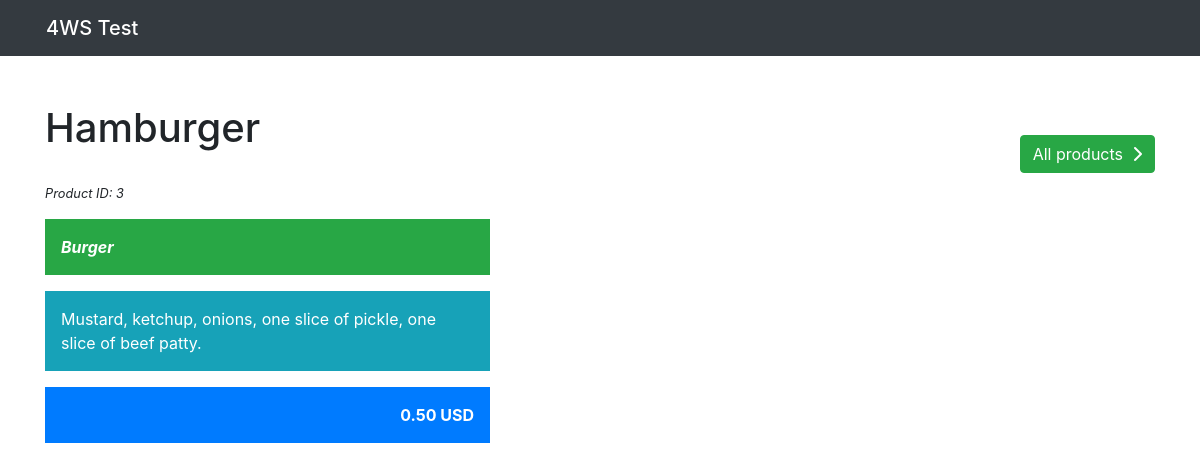
The app's page /product.php?id=3 with its own data.
### tables this page shows
CREATE TABLE `products` (
  `prod_id` int(11) NOT NULL,
  `prod_name` varchar(355) NOT NULL,
  `prod_descr` text NOT NULL,
  `prod_price` decimal(10,2) NOT NULL,
  `prod_cat` int(11) NOT NULL
);

CREATE TABLE `categories` (
  `cat_id` int(11) NOT NULL,
  `cat_name` varchar(255) NOT NULL,
  `cat_descr` text NOT NULL
);

### includes/getItem.php (called while the page is built)
<?php
    function getItem($id) {
        include('db.php');
        $getItemQuery = "SELECT * FROM products where prod_id = '$id'";
        $runGetItemQuery = mysqli_query($con, $getItemQuery);
        while ($rowItems = mysqli_fetch_array($runGetItemQuery)) {
            $oProduct = new stdClass();
            $oProduct->id = $id;
            $oProduct->name = $rowItems['prod_name'];
            $oProduct->descr = $rowItems['prod_descr'];
            $oProduct->price = $rowItems['prod_price'];
            $oProduct->cat = $rowItems['prod_cat'];
        }
        return $oProduct;
    }
?>

### includes/getCategories.php (called while the page is built, shortened)
<?php
    $getCategories = "select * from categories";
    $runCategories = mysqli_query($con, $getCategories);
    $categories = array();
    while ($rowCategories = mysqli_fetch_array($runCategories)) {
        $oCategory = new stdClass();
        $oCategory->id = $rowCategories['cat_id'];
        $oCategory->name = $rowCategories['cat_name'];
    }
?>

### includes/getCategoryName.php (called while the page is built)
<?php
    function getCategoryName($catId) {
        global $categories;
        foreach ($categories as $oCat) {
            if($oCat->id === $catId) {
                $catName = $oCat->name;
                return $catName;
            }
        }
    }
?>

### product.php (the view, shortened to what this page needs)
<!DOCTYPE>
<?php
    include('includes/db.php');
    include('includes/getItem.php');
    include('includes/getCategories.php');
    include('includes/getCategoryName.php');
    if (isset($_GET['id'])){
        $prodId = $_GET['id'];
        $oProduct = getItem($prodId);
        $prodName = $oProduct->name;
        $prodDescr = $oProduct->descr;
        $prodPrice = $oProduct->price;
        $prodCat = getCategoryName($oProduct->cat);
    }
?>
<html lang="en-US">
    <head>
        <?php include("includes/components/head.php"); ?>
    </head>
    <body>
        <?php include("includes/components/header.php"); ?>
        <main class="container my-5">
            <div class="row">
                <div class="col">
                    <h1><?= $prodName ?></h1>
                    <br />
                    <small><i>Product ID: <?= $prodId ?></i></small>
                </div>
                <div class="col text-right pageTopRightControlBtn">
                    <a href="index.php" target="_blank" id="goToProductList" class="btn btn-success">All products&nbsp;&nbsp;<i class="fas fa-chevron-right"></i></a>
                </div>
            </div>
            <div class="row mt-3">
                <div class="col">
                    <div class="row">
                        <div class="col-md-5 col-sm-8">
                            <div class="p-3 mb-3 bg-success text-white"><strong><i><?= $prodCat ?></i></strong></div>
                        </div>
                    </div>
                    <?php if ($prodDescr !== "") { ?>
                        <div class="row">
                            <div class="col-md-5 col-sm-8">
                                <div class="p-3 mb-3 bg-info text-white"><?= $prodDescr ?></div>
                            </div>
                        </div>
                    <?php } ?>
                    <div class="row">
                        <div class="col-md-5 col-sm-8">
                            <div class="p-3 mb-3 bg-primary text-white text-right"><strong><?= $prodPrice ?> USD</strong></div>
                        </div>
                    </div>
                </div>
            </div>
        </main>
    </body>
</html>

### records on screen
products: prod_name "Hamburger", prod_cat.cat_name "Burger", prod_descr "Mustard, ketchup, onions, one slice of pickle, one slice of beef patty.", prod_price "0.50"

### other values on screen
$prodId "3"
